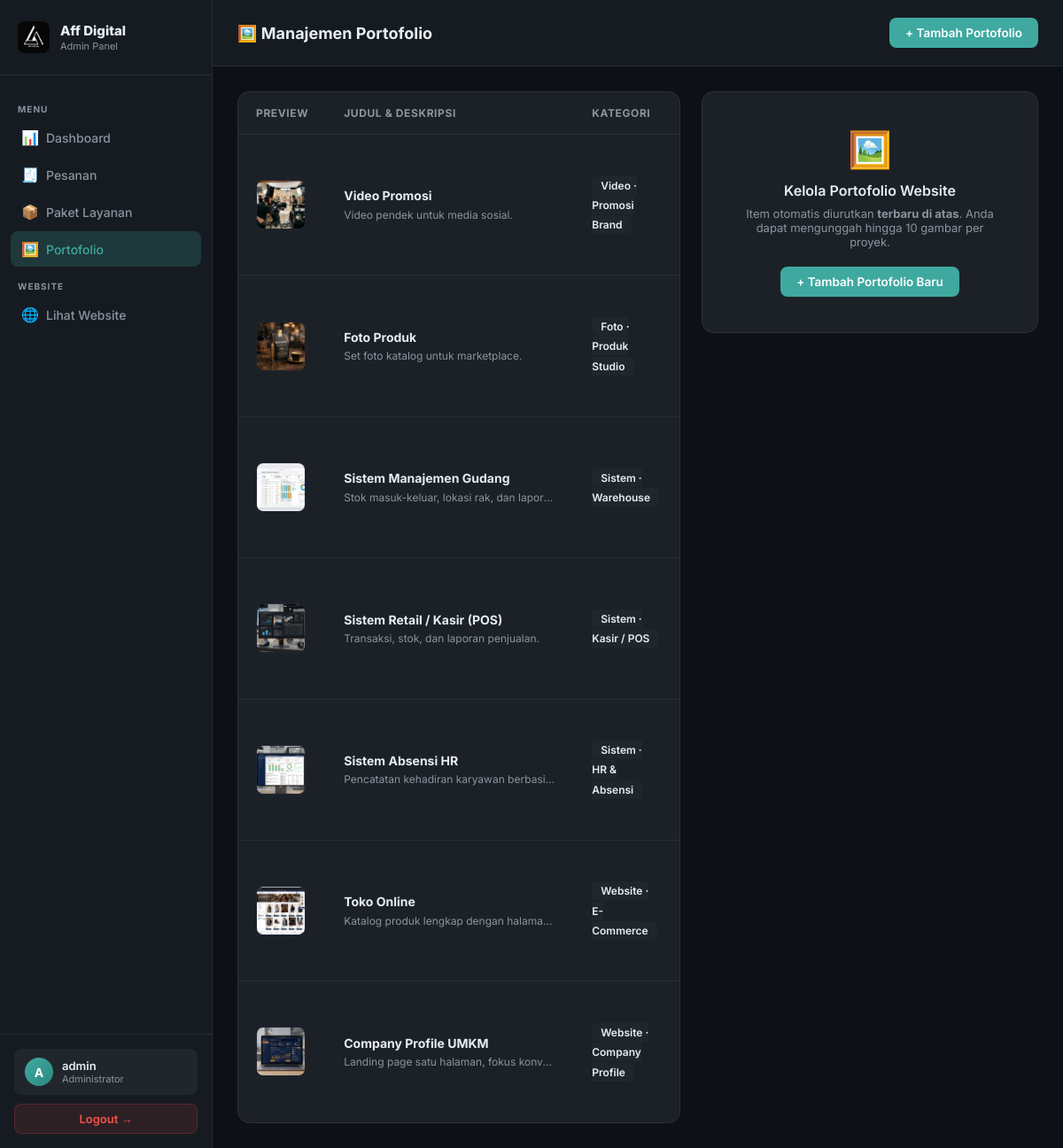
Page /admin/portfolios.php (signed in) on the earlier database version.
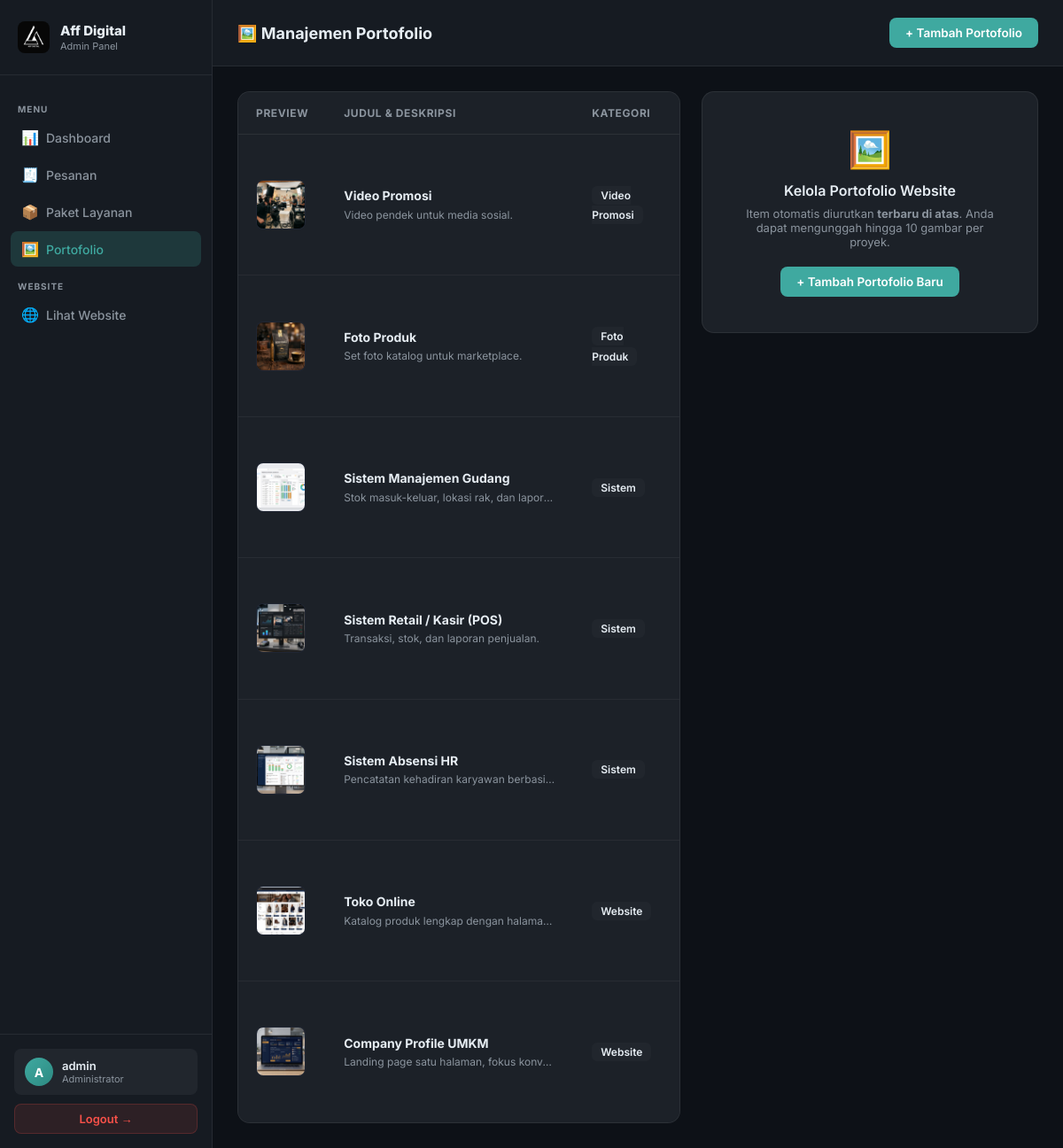
Same page on the later database version.
### tables this page shows
CREATE TABLE IF NOT EXISTS portfolios (
  id INT AUTO_INCREMENT PRIMARY KEY,
  title VARCHAR(150) NOT NULL,
  category_label VARCHAR(100) NOT NULL,    
  description TEXT DEFAULT NULL,
  media_type ENUM('image', 'video') NOT NULL DEFAULT 'image',
  media_url VARCHAR(255) NOT NULL,         
  images_json TEXT DEFAULT NULL,            
  sort_order INT NOT NULL DEFAULT 0,
  is_active TINYINT(1) NOT NULL DEFAULT 1,
  created_at DATETIME DEFAULT CURRENT_TIMESTAMP
);

### admin/portfolios.php (the view, shortened to what the changed rows need)
<?php
$db = get_db();
$portfolios = [];
if ($db) {
    try {
        $portfolios = $db->query("SELECT * FROM portfolios ORDER BY id DESC")->fetchAll();
    } catch (Exception $e) {
        $portfolios = [];
    }
}
function h4($s) { return htmlspecialchars((string)$s, ENT_QUOTES, 'UTF-8'); }
?>
<!DOCTYPE html>
<html lang="id">
<head>
</head>
<body>
<div class="main">
  <div class="topbar">
    <h1>🖼️ Manajemen Portofolio</h1>
  </div>
  <div class="content">
    <div class="grid">
      <div class="table-wrap">
        <table>
          <thead>
            <tr>
              <th>Preview</th>
              <th>Judul & Deskripsi</th>
              <th>Kategori</th>
              <th>Tipe</th>
            </tr>
          </thead>
          <tbody>
            <?php foreach ($portfolios as $p):
            ?>
            <tr>
              <td>
                <?php if ($p['media_type'] === 'video'): ?>
                  <div class="thumb-preview" style="display:flex;align-items:center;justify-content:center;background:#1e1e2e;color:#f472b6;font-size:20px;">🎬</div>
                <?php else: ?>
                  <img src="../<?php echo h4($p['media_url']); ?>" alt="" class="thumb-preview" onerror="this.src='https://placehold.co/100?text=Image'">
                <?php endif; ?>
              </td>
              <td>
                <div style="font-weight:700"><?php echo h4($p['title']); ?></div>
                <div style="font-size:12px;color:var(--muted);max-width:240px;white-space:nowrap;overflow:hidden;text-overflow:ellipsis;"><?php echo h4($p['description']); ?></div>
              </td>
              <td><span style="font-size:12px;background:var(--surface2);padding:3px 10px;border-radius:6px;color:var(--ink);font-weight:600"><?php echo h4($p['category_label']); ?></span></td>
              <td><span class="media-badge badge-<?php echo h4($p['media_type']); ?>"><?php echo strtoupper($p['media_type']); ?></span></td>
            </tr>
            <?php endforeach; ?>
          </tbody>
        </table>
      </div>
    </div>
  </div>
</div>
</body>
</html>

Differences in the rows shown:
changed portfolios "Video Promosi": category_label "Video · Promosi Brand" → "Video Promosi"
changed portfolios "Foto Produk": category_label "Foto · Produk Studio" → "Foto Produk"
changed portfolios "Sistem Manajemen Gudang": category_label "Sistem · Warehouse" → "Sistem"
changed portfolios "Sistem Retail / Kasir (POS)": category_label "Sistem · Kasir / POS" → "Sistem"
changed portfolios "Sistem Absensi HR": category_label "Sistem · HR & Absensi" → "Sistem"
changed portfolios "Toko Online": category_label "Website · E-Commerce" → "Website"
changed portfolios "Company Profile UMKM": category_label "Website · Company Profile" → "Website"
